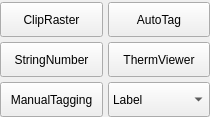
<?xml version="1.0" encoding="UTF-8"?>
<ui version="4.0">
 <class>Form</class>
 <widget class="QWidget" name="Form">
  <property name="geometry">
   <rect>
    <x>0</x>
    <y>0</y>
    <width>210</width>
    <height>117</height>
   </rect>
  </property>
  <property name="sizePolicy">
   <sizepolicy hsizetype="Preferred" vsizetype="Preferred">
    <horstretch>0</horstretch>
    <verstretch>0</verstretch>
   </sizepolicy>
  </property>
  <property name="minimumSize">
   <size>
    <width>0</width>
    <height>0</height>
   </size>
  </property>
  <property name="focusPolicy">
   <enum>Qt::TabFocus</enum>
  </property>
  <property name="windowTitle">
   <string>Form</string>
  </property>
  <layout class="QGridLayout" name="gridLayout">
   <property name="leftMargin">
    <number>0</number>
   </property>
   <property name="topMargin">
    <number>2</number>
   </property>
   <property name="rightMargin">
    <number>0</number>
   </property>
   <property name="bottomMargin">
    <number>0</number>
   </property>
   <property name="spacing">
    <number>5</number>
   </property>
   <item row="0" column="0">
    <widget class="QPushButton" name="clipButton">
     <property name="sizePolicy">
      <sizepolicy hsizetype="Preferred" vsizetype="Preferred">
       <horstretch>0</horstretch>
       <verstretch>0</verstretch>
      </sizepolicy>
     </property>
     <property name="text">
      <string>ClipRaster</string>
     </property>
    </widget>
   </item>
   <item row="0" column="1">
    <widget class="QPushButton" name="imagetaggingButton">
     <property name="sizePolicy">
      <sizepolicy hsizetype="Preferred" vsizetype="Preferred">
       <horstretch>0</horstretch>
       <verstretch>0</verstretch>
      </sizepolicy>
     </property>
     <property name="focusPolicy">
      <enum>Qt::TabFocus</enum>
     </property>
     <property name="text">
      <string>AutoTag</string>
     </property>
     <property name="checkable">
      <bool>true</bool>
     </property>
    </widget>
   </item>
   <item row="1" column="0">
    <widget class="QPushButton" name="StringNumberButton">
     <property name="sizePolicy">
      <sizepolicy hsizetype="Preferred" vsizetype="Preferred">
       <horstretch>0</horstretch>
       <verstretch>0</verstretch>
      </sizepolicy>
     </property>
     <property name="focusPolicy">
      <enum>Qt::TabFocus</enum>
     </property>
     <property name="text">
      <string>StringNumber</string>
     </property>
     <property name="checkable">
      <bool>true</bool>
     </property>
    </widget>
   </item>
   <item row="1" column="1">
    <widget class="QPushButton" name="viewer_button">
     <property name="sizePolicy">
      <sizepolicy hsizetype="Preferred" vsizetype="Preferred">
       <horstretch>0</horstretch>
       <verstretch>0</verstretch>
      </sizepolicy>
     </property>
     <property name="focusPolicy">
      <enum>Qt::TabFocus</enum>
     </property>
     <property name="text">
      <string>ThermViewer</string>
     </property>
     <property name="checkable">
      <bool>true</bool>
     </property>
    </widget>
   </item>
   <item row="2" column="0">
    <widget class="QPushButton" name="thermliteQcButton">
     <property name="sizePolicy">
      <sizepolicy hsizetype="Preferred" vsizetype="Preferred">
       <horstretch>0</horstretch>
       <verstretch>0</verstretch>
      </sizepolicy>
     </property>
     <property name="focusPolicy">
      <enum>Qt::TabFocus</enum>
     </property>
     <property name="text">
      <string>ManualTagging</string>
     </property>
     <property name="checkable">
      <bool>true</bool>
     </property>
    </widget>
   </item>
   <item row="2" column="1">
    <widget class="QComboBox" name="custom_label">
     <property name="sizePolicy">
      <sizepolicy hsizetype="Preferred" vsizetype="Preferred">
       <horstretch>0</horstretch>
       <verstretch>0</verstretch>
      </sizepolicy>
     </property>
     <property name="insertPolicy">
      <enum>QComboBox::InsertAlphabetically</enum>
     </property>
     <property name="sizeAdjustPolicy">
      <enum>QComboBox::AdjustToMinimumContentsLength</enum>
     </property>
     <item>
      <property name="text">
       <string>Label</string>
      </property>
     </item>
    </widget>
   </item>
  </layout>
 </widget>
 <resources/>
 <connections/>
</ui>
